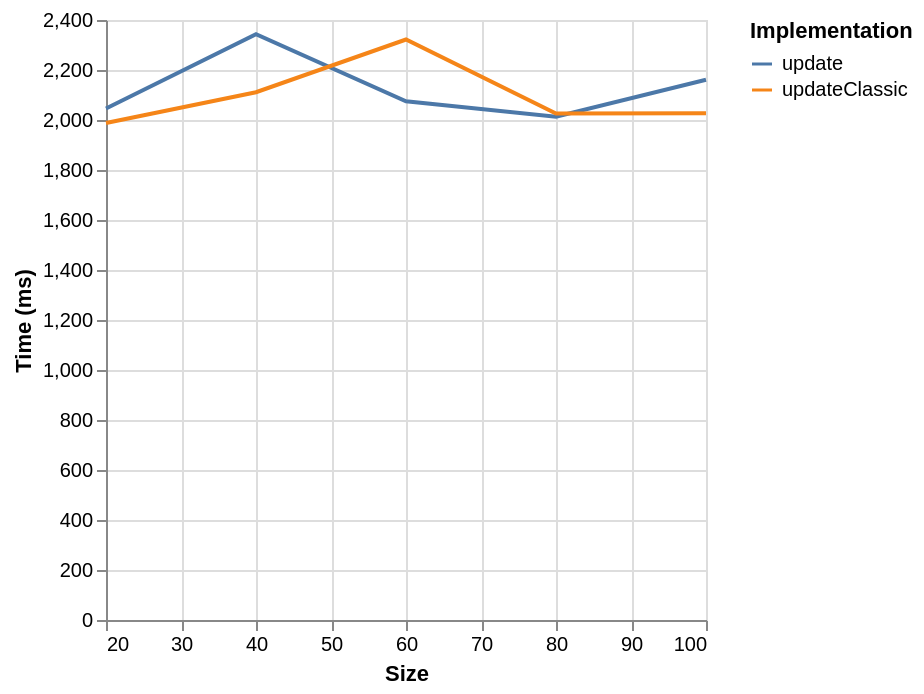

Write the Vega-Lite specification saved for this chart.
### Vega specification from a JSON file in a GitHub repository (floating-point values rounded to 4 significant figures)
{"$schema": "https://vega.github.io/schema/vega/v6.json", "background": "white", "padding": 5, "width": 300, "height": 300, "style": "cell", "data": [{"name": "source_0", "values": [{"ms": 2046.0, "series": "update", "size": 20}, {"ms": 2343, "series": "update", "size": 40}, {"ms": 2075, "series": "update", "size": 60}, {"ms": 2013, "series": "update", "size": 80}, {"ms": 2161, "series": "update", "size": 100}, {"ms": 1988, "series": "updateClassic", "size": 20}, {"ms": 2111, "series": "updateClassic", "size": 40}, {"ms": 2322, "series": "updateClassic", "size": 60}, {"ms": 2026.0, "series": "updateClassic", "size": 80}, {"ms": 2027.0, "series": "updateClassic", "size": 100}]}, {"name": "data_0", "source": "source_0", "transform": [{"type": "formula", "expr": "toNumber(datum[\"size\"])", "as": "size"}]}], "marks": [{"name": "pathgroup", "type": "group", "from": {"facet": {"name": "faceted_path_main", "data": "data_0", "groupby": ["series"]}}, "encode": {"update": {"width": {"field": {"group": "width"}}, "height": {"field": {"group": "height"}}}}, "marks": [{"name": "marks", "type": "line", "style": ["line"], "sort": {"field": "x"}, "from": {"data": "faceted_path_main"}, "encode": {"update": {"stroke": {"scale": "color", "field": "series"}, "description": {"signal": "\"Size: \" + (format(datum[\"size\"], \"\")) + \"; Time (ms): \" + (format(datum[\"ms\"], \"\")) + \"; series: \" + (isValid(datum[\"series\"]) ? isArray(datum[\"series\"]) ? join(datum[\"series\"], ' ') : datum[\"series\"] : \"\"+datum[\"series\"])"}, "x": {"scale": "x", "field": "size"}, "y": {"scale": "y", "field": "ms"}, "defined": {"signal": "isValid(datum[\"size\"]) && isFinite(+datum[\"size\"]) && isValid(datum[\"ms\"]) && isFinite(+datum[\"ms\"])"}}}}]}], "scales": [{"name": "x", "type": "linear", "domain": {"data": "data_0", "field": "size"}, "range": [0, {"signal": "width"}], "nice": true, "zero": false}, {"name": "y", "type": "linear", "domain": {"data": "data_0", "field": "ms"}, "range": [{"signal": "height"}, 0], "nice": true, "zero": true}, {"name": "color", "type": "ordinal", "domain": {"data": "data_0", "field": "series", "sort": true}, "range": "category"}], "axes": [{"scale": "x", "orient": "bottom", "gridScale": "y", "grid": true, "tickCount": {"signal": "ceil(width/40)"}, "domain": false, "labels": false, "aria": false, "maxExtent": 0, "minExtent": 0, "ticks": false, "zindex": 0}, {"scale": "y", "orient": "left", "gridScale": "x", "grid": true, "tickCount": {"signal": "ceil(height/40)"}, "domain": false, "labels": false, "aria": false, "maxExtent": 0, "minExtent": 0, "ticks": false, "zindex": 0}, {"scale": "x", "orient": "bottom", "grid": false, "title": "Size", "labelFlush": true, "labelOverlap": true, "tickCount": {"signal": "ceil(width/40)"}, "zindex": 0}, {"scale": "y", "orient": "left", "grid": false, "title": "Time (ms)", "labelOverlap": true, "tickCount": {"signal": "ceil(height/40)"}, "zindex": 0}], "legends": [{"orient": "right", "symbolLimit": 30, "title": "Implementation", "stroke": "color", "symbolType": "stroke"}]}
